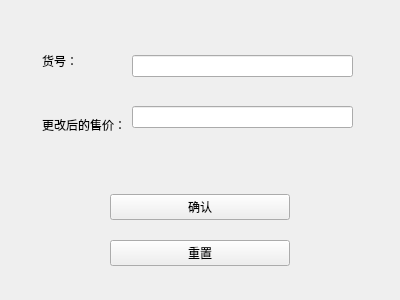
<?xml version="1.0" encoding="UTF-8"?>
<ui version="4.0">
 <class>changeinf</class>
 <widget class="QWidget" name="changeinf">
  <property name="geometry">
   <rect>
    <x>0</x>
    <y>0</y>
    <width>400</width>
    <height>300</height>
   </rect>
  </property>
  <property name="minimumSize">
   <size>
    <width>400</width>
    <height>300</height>
   </size>
  </property>
  <property name="maximumSize">
   <size>
    <width>400</width>
    <height>300</height>
   </size>
  </property>
  <property name="windowTitle">
   <string>Form</string>
  </property>
  <widget class="QWidget" name="">
   <property name="geometry">
    <rect>
     <x>110</x>
     <y>180</y>
     <width>181</width>
     <height>101</height>
    </rect>
   </property>
   <layout class="QVBoxLayout" name="verticalLayout_3">
    <item>
     <widget class="QPushButton" name="pushButton">
      <property name="maximumSize">
       <size>
        <width>180</width>
        <height>16777215</height>
       </size>
      </property>
      <property name="text">
       <string>确认</string>
      </property>
     </widget>
    </item>
    <item>
     <widget class="QPushButton" name="pushButton_2">
      <property name="maximumSize">
       <size>
        <width>180</width>
        <height>16777215</height>
       </size>
      </property>
      <property name="text">
       <string>重置</string>
      </property>
     </widget>
    </item>
   </layout>
  </widget>
  <widget class="QWidget" name="">
   <property name="geometry">
    <rect>
     <x>42</x>
     <y>32</y>
     <width>311</width>
     <height>121</height>
    </rect>
   </property>
   <layout class="QHBoxLayout" name="horizontalLayout">
    <item>
     <layout class="QVBoxLayout" name="verticalLayout">
      <item>
       <widget class="QLabel" name="label">
        <property name="text">
         <string>货号：</string>
        </property>
       </widget>
      </item>
      <item>
       <widget class="QLabel" name="label_2">
        <property name="text">
         <string>更改后的售价：</string>
        </property>
       </widget>
      </item>
     </layout>
    </item>
    <item>
     <layout class="QVBoxLayout" name="verticalLayout_2">
      <item>
       <widget class="QLineEdit" name="id"/>
      </item>
      <item>
       <widget class="QLineEdit" name="sprice"/>
      </item>
     </layout>
    </item>
   </layout>
  </widget>
 </widget>
 <resources/>
 <connections/>
</ui>
